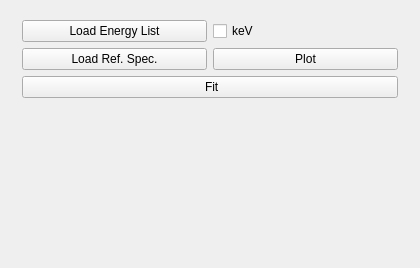
         <widget class="QWidget" name="page_7">
          <property name="geometry">
           <rect>
            <x>0</x>
            <y>0</y>
            <width>420</width>
            <height>268</height>
           </rect>
          </property>
          <attribute name="label">
           <string>XANES Fitting</string>
          </attribute>
          <layout class="QGridLayout" name="gridLayout_10">
           <item row="0" column="0">
            <widget class="QWidget" name="widget_3" native="true">
             <layout class="QGridLayout" name="gridLayout_2">
              <property name="leftMargin">
               <number>11</number>
              </property>
              <property name="rightMargin">
               <number>11</number>
              </property>
              <item row="0" column="0">
               <layout class="QHBoxLayout" name="horizontalLayout_9">
                <item>
                 <widget class="QPushButton" name="pb_elist_xanes">
                  <property name="sizePolicy">
                   <sizepolicy hsizetype="Preferred" vsizetype="Preferred">
                    <horstretch>0</horstretch>
                    <verstretch>0</verstretch>
                   </sizepolicy>
                  </property>
                  <property name="styleSheet">
                   <string notr="true"/>
                  </property>
                  <property name="text">
                   <string>Load Energy List</string>
                  </property>
                 </widget>
                </item>
                <item>
                 <widget class="QCheckBox" name="cb_kev_flag">
                  <property name="text">
                   <string>keV</string>
                  </property>
                 </widget>
                </item>
               </layout>
              </item>
              <item row="1" column="0">
               <layout class="QHBoxLayout" name="horizontalLayout_10">
                <item>
                 <widget class="QPushButton" name="pb_ref_xanes">
                  <property name="sizePolicy">
                   <sizepolicy hsizetype="Preferred" vsizetype="Preferred">
                    <horstretch>0</horstretch>
                    <verstretch>0</verstretch>
                   </sizepolicy>
                  </property>
                  <property name="styleSheet">
                   <string notr="true"/>
                  </property>
                  <property name="text">
                   <string>Load Ref. Spec.</string>
                  </property>
                 </widget>
                </item>
                <item>
                 <widget class="QPushButton" name="pb_plot_refs">
                  <property name="styleSheet">
                   <string notr="true"/>
                  </property>
                  <property name="text">
                   <string>Plot</string>
                  </property>
                 </widget>
                </item>
               </layout>
              </item>
              <item row="2" column="0">
               <widget class="QPushButton" name="pb_xanes_fit">
                <property name="enabled">
                 <bool>true</bool>
                </property>
                <property name="sizePolicy">
                 <sizepolicy hsizetype="Preferred" vsizetype="Minimum">
                  <horstretch>0</horstretch>
                  <verstretch>0</verstretch>
                 </sizepolicy>
                </property>
                <property name="styleSheet">
                 <string notr="true"/>
                </property>
                <property name="text">
                 <string> Fit</string>
                </property>
               </widget>
              </item>
             </layout>
            </widget>
           </item>
           <item row="1" column="0">
            <spacer name="verticalSpacer">
             <property name="orientation">
              <enum>Qt::Vertical</enum>
             </property>
             <property name="sizeHint" stdset="0">
              <size>
               <width>20</width>
               <height>40</height>
              </size>
             </property>
            </spacer>
           </item>
          </layout>
         </widget>
